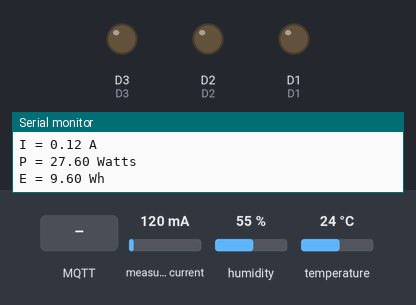
This sketch was run on a simulated ESP8266 (NodeMCU). Shown: output pins drawn as LEDs (lit = HIGH), the last lines printed to the serial monitor. The inputs (shaded band) are chosen by the test bench; at power-on: temperature 24 °C, measured current 120 mA, humidity 55 %. WiFi joins after 1.5 s; servers stay silent unless stated; no MQTT or app messages arrive unless stated; pins used as bus, display or sensor lines are not drawn.

Above: at 2.7 s.
2.8 s: MQTT message "Loff" arrives on the first subscribed topic
At 4.9 s:
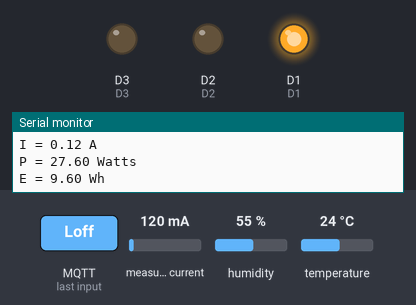
5.2 s: temperature set to 34.3 °C
7.9 s: temperature set to 35.5 °C
At 10.0 s:
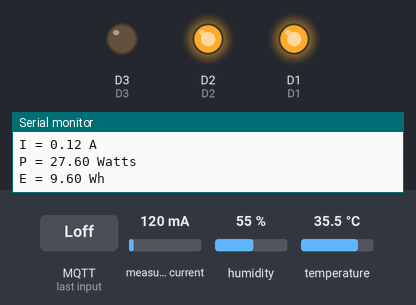
10.3 s: MQTT message "Lon" arrives on the first subscribed topic
At 11.3 s:
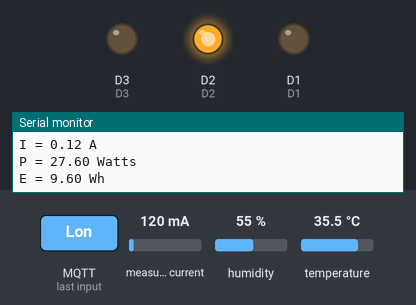
12.4 s: MQTT message "Poff" arrives on the first subscribed topic
At 13.6 s:
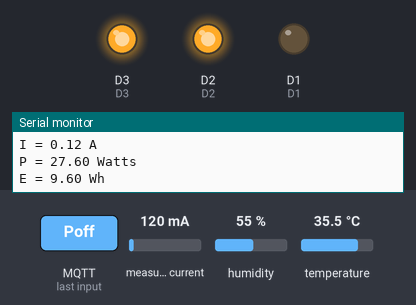
14.4 s: MQTT message "off" arrives on the first subscribed topic
At 15.8 s:
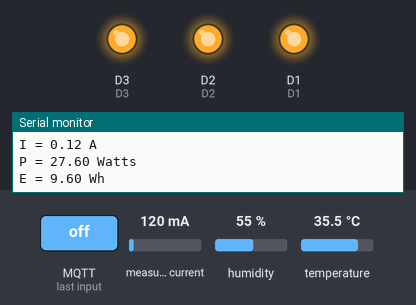
Timing chart, 0 to 17.4 s (numbered marks = the images above; inputs shaded):
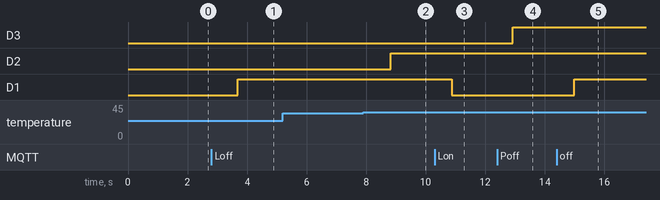

Measured:
- the behaviour switches between 34.9 and 35 °C on temperature (found by bisection; images 1 and 2)
- after the input at 2.8 s, D1: LOW → HIGH after 0.89 s
- after the input at 7.9 s, D2: LOW → HIGH after 0.93 s
- after the input at 10.3 s, D1: HIGH → LOW after 0.57 s
- after the input at 12.4 s, D3: LOW → HIGH after 0.53 s
- after the input at 14.4 s, D1: LOW → HIGH after 0.58 s

The sketch:

NextIP-WiFi.ino
```cpp
#include <ESP8266WiFi.h>
#include <PubSubClient.h>
#include "DHT.h"
#include "ACS712.h"

#define D1    5
#define D2    4
#define D3    0
#define D4    2
#define D5    14
#define D7    13

#define DHTTYPE DHT22
const char* ssid = "PI";
const char* password = "ezzahiRobot";
const char* mqtt_server = "192.168.43.131";

WiFiClient espClient;
PubSubClient client(espClient);

const int DHTPin = D7;
DHT dht(DHTPin, DHTTYPE);
long now = millis();
long lastMeasure = 0;

ACS712 sensor(ACS712_05B, A0);

//--------------------------------------
void setup_wifi() {
  delay(10);
  Serial.println();
  Serial.print("Connecting to ");
  Serial.println(ssid);
  WiFi.begin(ssid, password);
  while (WiFi.status() != WL_CONNECTED) {
    delay(500);
    Serial.print(".");
  }
  Serial.println("");
  Serial.print("WiFi connected - ESP IP address: ");
  Serial.println(WiFi.localIP());
}

void callback(String topic, byte* message, unsigned int length) {
  Serial.print("Message arrived on topic: ");
  Serial.print(topic);
  Serial.print(". Message: ");
  String messageTemp;

  for (int i = 0; i < length; i++) {
    Serial.print((char)message[i]);
    messageTemp += (char)message[i];
  }
  Serial.println();
  if(topic=="nextIP"){
      Serial.print("Changing Room lamp to ");
      if(messageTemp == "Lon"){
        digitalWrite(D1, LOW);
        Serial.print("Lighting is On");
      }
      else if(messageTemp == "Loff"){
        digitalWrite(D1, HIGH);
        Serial.print("Lighting is Off");
      }
      /* if((messageTemp == "Hon") ||(messageTemp == "Con")){
        digitalWrite(D2, HIGH);
        Serial.print("Heating/Climatisation is On");
      }
      else if((messageTemp == "Hoff") ||(messageTemp == "Coff")){
        digitalWrite(D2, LOW);
        Serial.print("Heating/Climatisation is Off");
      }*/
      if(messageTemp == "Hon"){
        digitalWrite(D2, LOW);
        Serial.print("Heating is On");
      }
      else if(messageTemp == "Hoff"){
        digitalWrite(D2, HIGH);
        Serial.print("Heating is Off");
      }
       if(messageTemp == "Pon"){
        digitalWrite(D3, LOW);
        digitalWrite(D4, HIGH);
        digitalWrite(D5, LOW);
        Serial.print("Prise is On");
      }
      else if(messageTemp == "Poff"){
        digitalWrite(D3, HIGH);
        digitalWrite(D4, LOW);
        digitalWrite(D5, HIGH);
        Serial.print("Prise is Off");
      }
      //--------- battery control ---------------
        if(messageTemp == "off"){
        digitalWrite(D1, HIGH);
        digitalWrite(D2, HIGH);
      }


  Serial.println();
}}

void reconnect() {
  while (!client.connected()) {
    Serial.print("Attempting MQTT connection...");
    if (client.connect("ESP8266Client")) {
      Serial.println("connected");
      client.subscribe("nextIP");
    } else {
      Serial.print("failed, rc=");
      Serial.print(client.state());
      Serial.println(" try again in 5 seconds");
      delay(5000);
    }
  }
}
//--------------------------------------

void setup() {
  Serial.begin(9600);
  Serial.println("Calibrating... Ensure that no current flows through the sensor at this moment");
  sensor.calibrate();
  Serial.println("Done!");
   pinMode(D1, OUTPUT);
  pinMode(D2, OUTPUT);
  pinMode(D3, OUTPUT);
  pinMode(D4, OUTPUT);
  pinMode(D5, OUTPUT);
  digitalWrite(D1, LOW);
  digitalWrite(D2, LOW);
  digitalWrite(D3, LOW);
  digitalWrite(D4, LOW);
  digitalWrite(D5, HIGH);

  dht.begin();
  Serial.begin(115200);
  setup_wifi();
  client.setServer(mqtt_server, 1883);
  client.setCallback(callback);
}

void loop() {
  if (!client.connected()) {
    reconnect();
  }
  if(!client.loop())
    client.connect("ESP8266Client");
  //*****************************

  now = millis();
  if (now - lastMeasure > 2000) {
    lastMeasure = now;
    float h = dht.readHumidity();
    float t = dht.readTemperature();
    float f = dht.readTemperature(true);

    if (isnan(h) || isnan(t) || isnan(f)) {
      Serial.println("Failed to read from DHT sensor!");
      return;
    }

    float hic = dht.computeHeatIndex(t, h, false);
    static char temperatureTemp[7];
    dtostrf(hic, 6, 2, temperatureTemp);

    static char humidityTemp[7];
    dtostrf(h, 6, 2, humidityTemp);

    client.publish("nextIP/temperature", temperatureTemp);
    client.publish("nextIP/humidity", humidityTemp);

    Serial.print("Humidity: ");
    Serial.print(h);
    Serial.print(" %\t Temperature: ");
    Serial.print(t);
    Serial.print(" *C ");
    Serial.print(f);
    Serial.print(" *F\t Heat index: ");
    Serial.print(hic);
    Serial.println(" *C ");

     // ----- La régulation automatqiue du climat -----------------

  if( t >= 35 && h >= 50){
      digitalWrite(D2, HIGH);
      //digitalWrite(D1, HIGH);
    }
  //****************************
 }
  float U = 230;

  float I = sensor.getCurrentAC();
  float P = U * I;

  Serial.println(String("I = ") + I + " A");
  Serial.println(String("P = ") + P + " Watts");

  float I_AC;
  float P_AC;

  if(I <=0.08){

    I_AC = 0;
    P_AC = 0;

  }else {
      I_AC = I - 0.08;
      P_AC = P - 17.6;
  }

  //----- La protection des équipements qui y sont connectés à la prise NextIP---

  if(I >= 3){
    //éteindre la prise
    digitalWrite(D3, HIGH);
    }

 // Caclcul de l'énergie pendant toute la journée

  float E = P_AC * I_AC * 24;

  Serial.println(String("E = ") + E + " Wh");


  static char courant[7];
  dtostrf(I_AC, 6, 2, courant);

  static char puissance[7];
  dtostrf(P_AC, 6, 2, puissance);

  static char energie[7];
  dtostrf(E, 6, 2, energie);

  client.publish("nextIP/current", courant);
  client.publish("nextIP/power", puissance);
  client.publish("nextIP/energie", energie);

  delay(1000);
}
```
